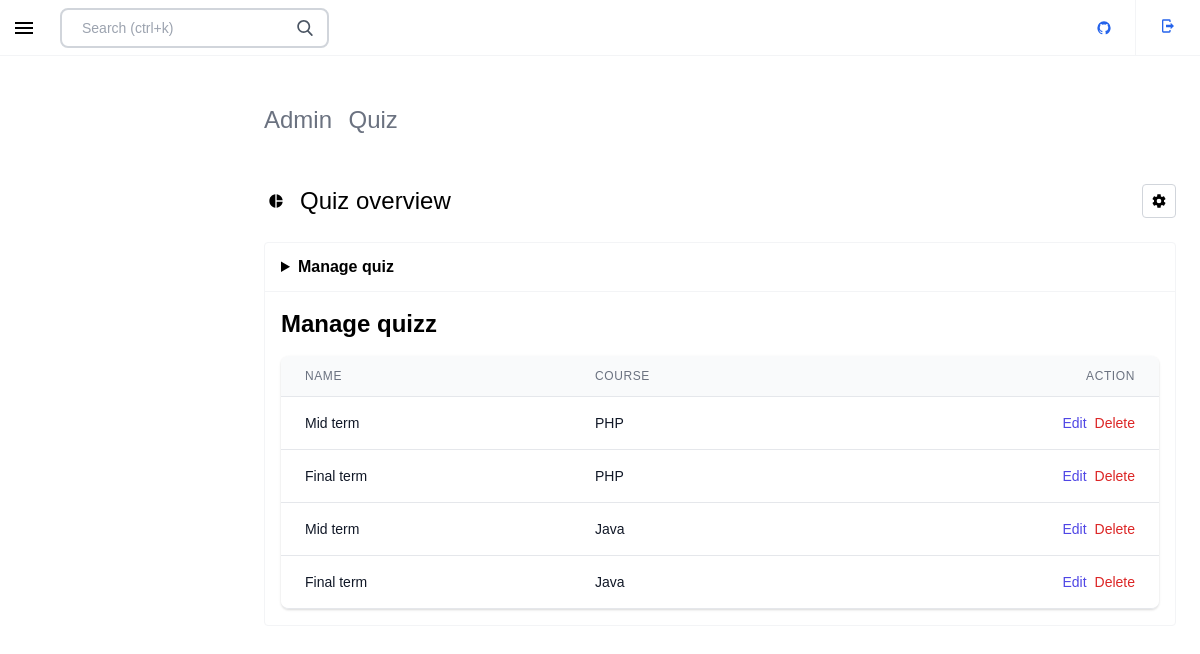
Page /admin/index.php?quiz (signed in) on the committed database.
### tables this page shows
CREATE TABLE `course_quizz` (
  `id` int NOT NULL AUTO_INCREMENT,
  `quiz_name` varchar(255) DEFAULT NULL,
  `course_id` int DEFAULT NULL,
  PRIMARY KEY (`id`),
  KEY `quizz_course_fk` (`course_id`),
  CONSTRAINT `quizz_course_fk` FOREIGN KEY (`course_id`) REFERENCES `courses` (`id`)
);

CREATE TABLE `courses` (
  `id` int NOT NULL AUTO_INCREMENT,
  `course_name` varchar(255) DEFAULT NULL,
  `course_description` varchar(255) DEFAULT NULL,
  `course_image` varchar(255) DEFAULT NULL,
  `user_id` int DEFAULT NULL,
  `language_id` int DEFAULT NULL,
  PRIMARY KEY (`id`),
  KEY `course_user_id_fk` (`user_id`),
  KEY `course_language_fk` (`language_id`),
  CONSTRAINT `course_language_fk` FOREIGN KEY (`language_id`) REFERENCES `languages` (`lang_id`) ON DELETE SET NULL,
  CONSTRAINT `course_user_id_fk` FOREIGN KEY (`user_id`) REFERENCES `users` (`id`)
);

### admin/inc/function.php (called while the page is built, shortened)
<?php
function display_quizz()
{
    include($_SERVER['DOCUMENT_ROOT'] . "/ELearning/admin/inc/connect.php");
    $list = [];
    $query = $con->prepare("select q.*, c.course_name from course_quizz q inner join courses c on q.course_id=c.id");
    $query->setFetchMode(PDO::FETCH_ASSOC);
    $query->execute();
    while ($row = $query->fetch()) {
        $list[] = $row;
    }
    return $list;
}

### admin/inc/quiz/quiz.php (the view, shortened to what this page needs)
<?php
$quizz = display_quizz(); ?>
<section class="p-6">
    <div class="justify-between items-center block md:flex">
        <div class="flex shrink-0 grow-0 items-center justify-center mb-6 md:mb-0">
            <ul>
                <li class="title-stack-item inline-block pr-3 text-2xl text-gray-500 dark:text-gray-400 last:pr-0 last:font-black last:text-black dark:text-gray-100" data-v-fecf18ac="">Admin</li>
                <li class="title-stack-item inline-block pr-3 text-2xl text-gray-500 dark:text-gray-400 last:pr-0 last:font-black last:text-black dark:text-gray-100" data-v-fecf18ac="">Quiz</li>
            </ul>
        </div>
    </div>
</section>
<section class="px-0 md:px-6 py-6">
    <section class="px-6 sm:px-0 mb-6 flex items-center justify-between">
        <div class="flex items-center justify-start"><span class="inline-flex justify-center items-center w-6 h-6 mr-3"><svg viewBox="0 0 24 24" width="16" height="16" class="inline-block">
                    <path fill="currentColor" d="M11,2V22C5.9,21.5 2,17.2 2,12C2,6.8 5.9,2.5 11,2M13,2V11H22C21.5,6.2 17.8,2.5 13,2M13,13V22C17.7,21.5 21.5,17.8 22,13H13Z" style="--darkreader-inline-fill:currentColor;" data-darkreader-inline-fill=""></path>
                </svg></span>
            <h1 class="text-2xl">Quiz overview</h1>
        </div><button class="inline-flex cursor-pointer justify-center items-center whitespace-nowrap focus:outline-none transition-colors focus:ring duration-150 border rounded ring-blue-700 p-1 bg-white text-black border-gray-300 hover:bg-gray-50" type="button"><span class="inline-flex justify-center items-center w-6 h-6"></span>
        </button>
    </section>
    <div class="md:rounded border-gray-100 dark:bg-gray-900/70 bg-white border dark:border-gray-800 mb-6">
        <header class="border-gray-100 flex items-stretch border-b dark:border-gray-800">
            <div class="flex items-center py-3 flex-grow font-bold px-4">
                <details class="w-full">
                    <summary>Manage quiz</summary>
                </details>
            </div>
        </header>
        <div class="flex flex-col flex-grow mt-4">
            <div class="flex items-center justify-between px-4">
                <p class="text-2xl font-bold">Manage quizz</p>
            </div>
            <div class="my-2">
                <div class="py-2 align-middle px-4">
                    <div class="shadow overflow-hidden border-b border-gray-200 sm:rounded-lg">
                        <table class="divide-y divide-gray-200 min-w-full">
                            <thead class="bg-gray-50">
                                <tr>
                                    <th scope="col" class="px-6 py-3 text-left text-xs font-medium text-gray-500 uppercase tracking-wider">Name</th>
                                    <th scope="col" class="px-6 py-3 text-left text-xs font-medium text-gray-500 uppercase tracking-wider">Course</th>
                                    <th scope="col" class="px-6 py-3 text-left text-xs font-medium text-gray-500 uppercase tracking-wider text-right">Action</th>
                                </tr>
                            </thead>
                            <tbody class="bg-white divide-y divide-gray-200">
                                <?php
                                foreach ($quizz as $quiz) {
                                ?>
                                    <tr>
                                        <td class="px-6 py-4 whitespace-nowrap">
                                            <div class="flex items-center">
                                                <div class="text-sm font-medium text-gray-900"> <?php echo $quiz['quiz_name'] ?> </div>
                                            </div>
                                        </td>
                                        <td class="px-6 py-4 whitespace-nowrap">
                                            <div class="flex items-center">
                                                <div class="text-sm font-medium text-gray-900"> <?php echo $quiz['course_name'] ?> </div>
                                            </div>
                                        </td>
                                        <td class="px-6 py-4 whitespace-nowrap text-right text-sm font-medium flex justify-end">
                                            <a href="index.php?edit_quiz=<?php echo $quiz['id'] ?>" class="text-indigo-600 hover:text-indigo-900">Edit</a>
                                            <form action="inc/controller/course_quiz_controller.php" method="POST">
                                                <button name="del_quiz" class="text-red-600 hover:text-red-900 ml-2" onclick="return confirm('Are you sure?');">Delete</button>
                                            </form>
                                        </td>
                                    </tr>
                                <?php }
                                ?>
                            </tbody>
                        </table>
                    </div>
                </div>
            </div>
        </div>
    </div>
</section>

### admin/css/style.css (style rules this page uses)
* { margin: 0; padding: 0; font-family: 'Lucida Sans', 'Lucida Sans Regular', 'Lucida Grande', 'Lucida Sans Unicode', Geneva, Verdana, sans-serif; }
.text-right { text-align: right; }
summary { cursor: pointer; }

### rows in the picture
course_quizz: quiz_name "Mid term", course.course_name "PHP"
course_quizz: quiz_name "Final term", course.course_name "PHP"
course_quizz: quiz_name "Mid term", course.course_name "Java"
course_quizz: quiz_name "Final term", course.course_name "Java"
